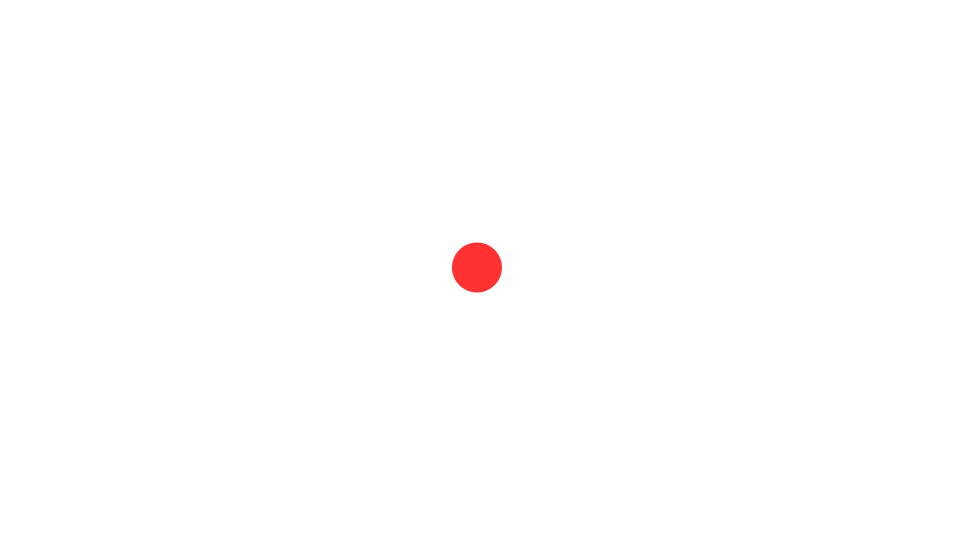
Frame 1 (no input)
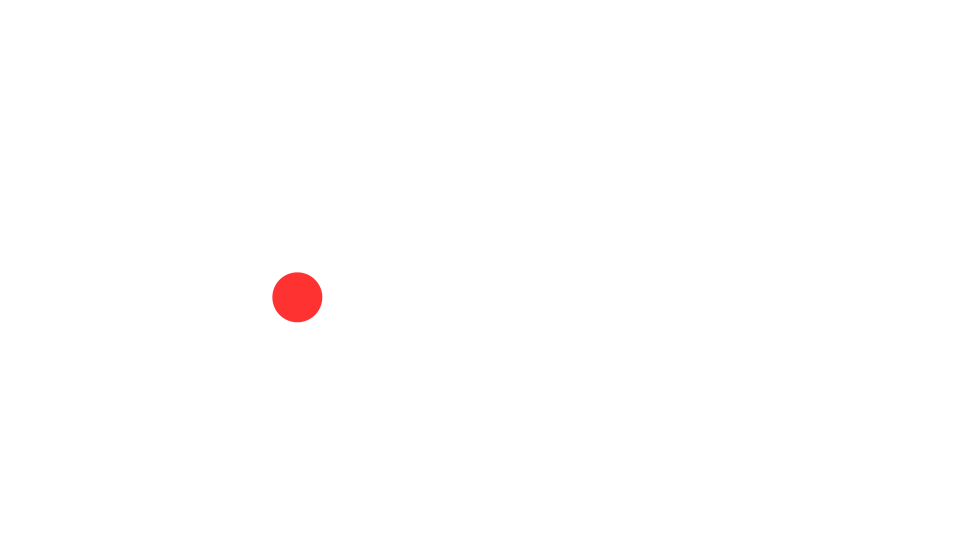
Frame 60 (the mouse pressed at the canvas centre just before this capture)
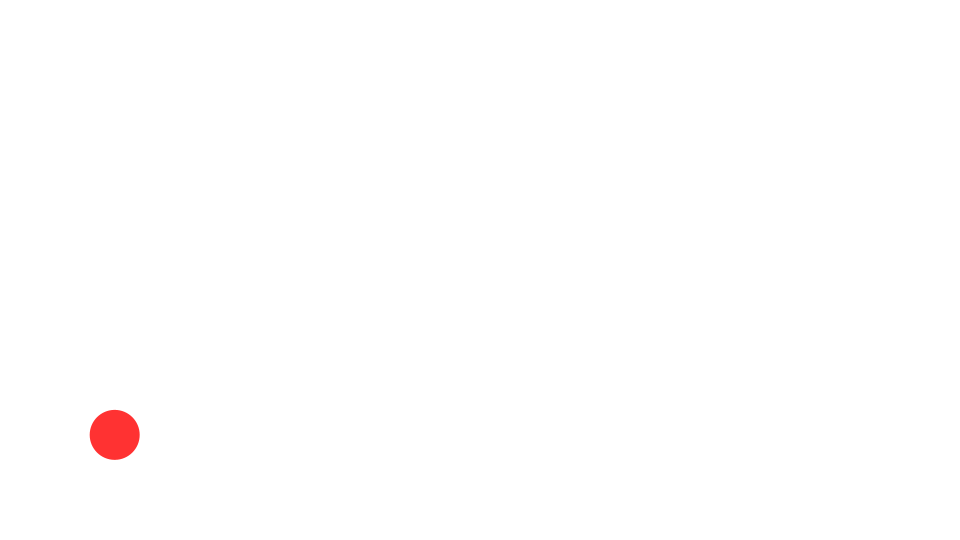
Frame 120 (the mouse held since frame 60 and released just before this capture)

The Processing sketch that drew these frames (run headless with seeded random() and noise(); from frame 60 on, the mouse is pressed at the canvas centre):

// Processing sketch: Combined
// ── Combined.pde
ArrayList<AppBase> apps;
int selected;

void setup()
{
    size(960, 540);
    colorMode(HSB, 360, 100, 100);

    apps = new ArrayList<AppBase>();
    apps.add(new RedCircle(this));
    apps.add(new BlueSquare(this));

    for(AppBase app:apps)
    {
        app.setup();
    }
    selected = 0;
}

void draw()
{
    apps.get(selected).update();
    apps.get(selected).draw();
}

void keyPressed()
{
    if(key == '0')
    {
        selected = 0;
    }
    else if(key == '1')
    {
        selected = 1;
    }
}

void mousePressed()
{
    apps.get(selected).mousePressed();
}
// ── AppBase.pde
abstract class AppBase
{
    protected PApplet parent;
    public AppBase(PApplet _parent)
    {
        parent = _parent;
    }
    public void setup()
    {
    }
    public void update()
    {
    }
    public void draw()
    {
    }
    public void mousePressed()
    {
    }
}
// ── BlueSquare.pde
class BlueSquare extends AppBase {
  PVector pos;
  PVector vel;
  
  BlueSquare(PApplet _parent) {
    super(_parent);
  }
  @Override void setup() {
    pos = new PVector(parent.width/2, parent.height/2, 0);
    vel = PVector.random2D().mult(4);
    parent.colorMode(HSB, 360, 100, 100);
  }
  @Override void update() {
    pos.add(vel);
    if(pos.x < 0 || pos.x > width){
      vel.x *= -1;
    }
    if(pos.y < 0 || pos.y > height){
      vel.y *= -1;
    }
  }
  @Override void draw() {
    parent.noStroke();
    parent.background(0, 0, 100);
    parent.fill(220, 80, 100);
    parent.rectMode(CENTER);
    parent.rect(pos.x, pos.y, 50, 50);
  }
}
// ── RedCircle.pde
class RedCircle extends AppBase {
  PVector pos;
  PVector vel;
  PVector acc;
  RedCircle(PApplet _parent) {
    super(_parent);
  }
  @Override void setup() {
    pos = new PVector(parent.width/2, parent.height/2, 0);
    vel = PVector.random2D().mult(4);
    acc = new PVector(0,0.1);
    parent.colorMode(HSB, 360, 100, 100);
  }
  @Override void update() {
    vel.add(acc);
    pos.add(vel);
    if(pos.x < 0 || pos.x > width){
      vel.x *= -1;
    }
    if(pos.y < 0 || pos.y > height){
      vel.y *= -1;
    }
  }
  @Override void draw() {
    parent.noStroke();
    parent.background(0, 0, 100);
    parent.fill(0, 80, 100);
    parent.ellipse(pos.x, pos.y, 50, 50);
  }
}
